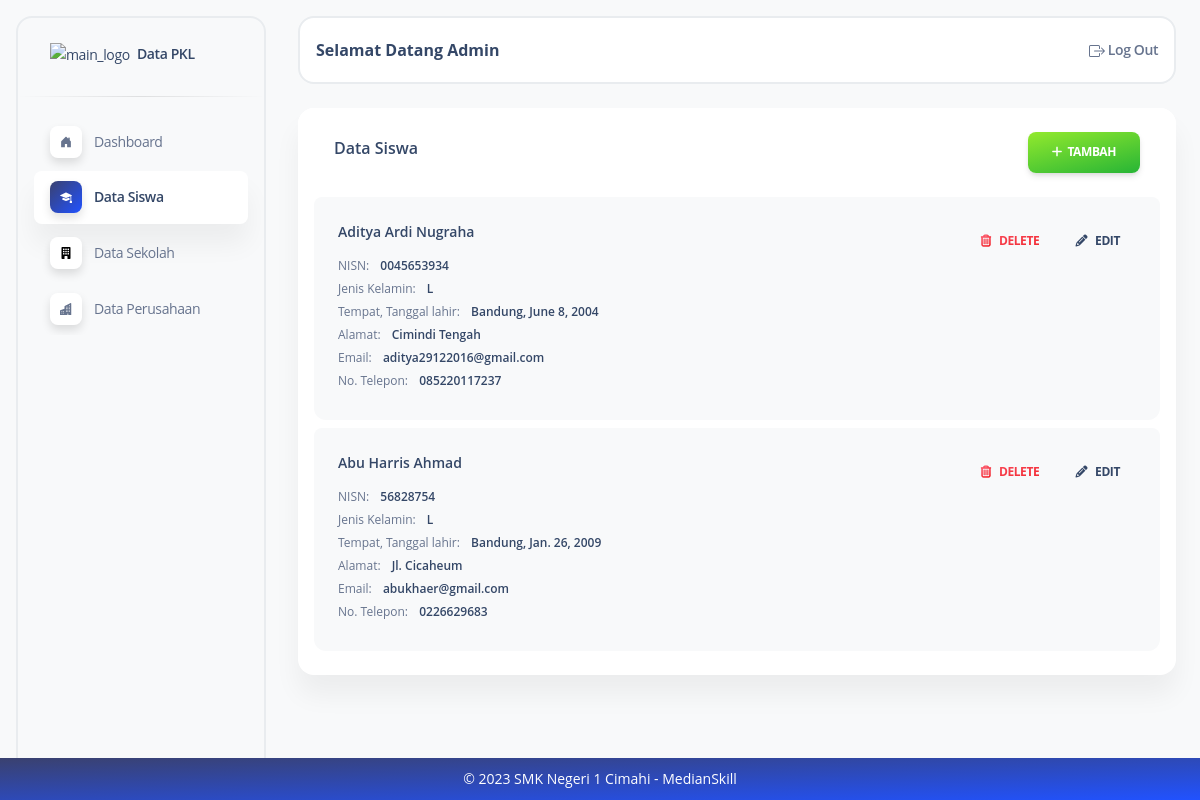
The page /siswa/ (signed in) on the database as committed earlier.
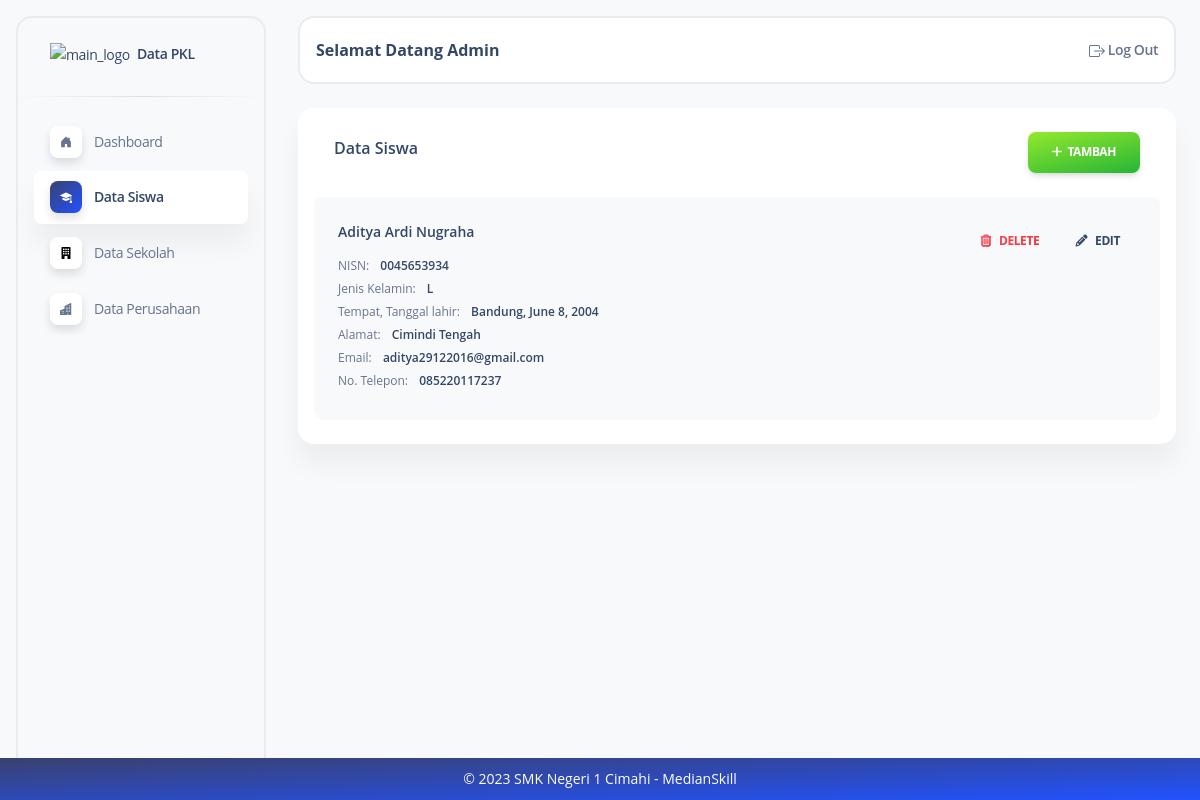
The same page on the database as committed later.
### datasiswa/models.py (models this page shows, shortened)
class Datasiswa(models.Model):
    nama = models.CharField(max_length=50)
    email = models.EmailField(max_length=100, blank=True, null=True)
    hp = models.CharField(max_length=13, blank=True, null=True)
    alamat = models.TextField(blank=True, null=True)
    jenis_kelamin = models.CharField(
        max_length=1,
        choices=JenisKelamin.choices,
    )
    tempat_lahir = models.CharField(max_length=100)
    tanggal_lahir = models.DateField()
    nisn = models.CharField(max_length=20)
    created_at = models.DateTimeField(auto_now_add=True)
    updated_at = models.DateTimeField(auto_now=True)
    class Meta:
        db_table = "siswa"
        ordering = ["-id"]
        verbose_name_plural = "Siswa"

### datasiswa/views.py (the view)
# urls.py: path("siswa/", list_siswa),
@login_required
def list_siswa(request):
    list = Datasiswa.objects.all()
    return render(request, 'siswa/list_siswa.html', {'list': list})

### templates/siswa/list_siswa.html
{% extends "index.html" %}
{% block content %}
<div class="flex flex-wrap -mx-3">
  <div class="flex-none w-full max-w-full px-3">
    <div class="relative flex flex-col min-w-0 mb-6 break-words bg-white border-0 border-transparent border-solid shadow-soft-xl rounded-2xl bg-clip-border">
      <div class="flex p-6 pb-0 mb-0 bg-white border-b-0 border-b-solid rounded-t-2xl border-b-transparent">
        <div class="flex items-center flex-none w-1/2 max-w-full px-3">
          <h6 class="flex-auto">Data Siswa</h6>
        </div>
        <div class="flex-none w-1/2 max-w-full px-3 text-right">
          <a class="inline-block px-6 py-3 font-bold text-center text-white uppercase align-middle transition-all bg-transparent rounded-lg cursor-pointer leading-pro text-xs ease-soft-in shadow-soft-md bg-150 bg-gradient-to-tl from-green-600 to-lime-400 hover:shadow-soft-xs active:opacity-85 hover:scale-102 tracking-tight-soft bg-x-25" href="create-siswa"> <i class="fas fa-plus"> </i>&nbsp;&nbsp;Tambah</a>
        </div>
      </div>
      <div class="flex-auto p-4 pt-6">
        <ul class="flex flex-col pl-0 mb-0 rounded-lg">
          {% for siswa in list %}
          <li class="relative flex p-6 mb-2 border-0 rounded-t-inherit rounded-xl bg-gray-50">
            <div class="flex flex-col">
              <h6 class="mb-4 leading-normal text-sm">{{ siswa.nama }}</h6>
              <span class="mb-2 leading-tight text-xs">NISN: <span class="font-semibold text-slate-700 sm:ml-2">{{ siswa.nisn }}</span></span>
              <span class="mb-2 leading-tight text-xs">Jenis Kelamin: <span class="font-semibold text-slate-700 sm:ml-2">{{ siswa.jenis_kelamin }}</span></span>
              <span class="mb-2 leading-tight text-xs">Tempat, Tanggal lahir: <span class="font-semibold text-slate-700 sm:ml-2">{{ siswa.tempat_lahir }}, {{ siswa.tanggal_lahir }}</span></span>
              <span class="mb-2 leading-tight text-xs">Alamat: <span class="font-semibold text-slate-700 sm:ml-2">{{ siswa.alamat }}</span></span>
              <span class="mb-2 leading-tight text-xs">Email: <span class="font-semibold text-slate-700 sm:ml-2">{{ siswa.email }}</span></span>
              <span class="mb-2 leading-tight text-xs">No. Telepon: <span class="font-semibold text-slate-700 sm:ml-2">{{ siswa.hp }}</span></span>
            </div>
            <div class="ml-auto text-right">
              <a class="relative z-10 inline-block px-4 py-3 mb-0 font-bold text-center text-transparent uppercase align-middle transition-all border-0 rounded-lg shadow-none cursor-pointer leading-pro text-xs ease-soft-in bg-150 bg-gradient-to-tl from-red-600 to-rose-400 hover:scale-102 active:opacity-85 bg-x-25 bg-clip-text" href="{% url '/siswa/delete' siswa.id %}" onclick="return confirm('Yakin ingin menghapus {{ siswa.nama }}?')"><i class="mr-2 far fa-trash-alt bg-150 bg-gradient-to-tl from-red-600 to-rose-400 bg-x-25 bg-clip-text"></i>Delete</a>
              <a class="inline-block px-4 py-3 mb-0 font-bold text-center uppercase align-middle transition-all bg-transparent border-0 rounded-lg shadow-none cursor-pointer leading-pro text-xs ease-soft-in bg-150 hover:scale-102 active:opacity-85 bg-x-25 text-slate-700" href="{% url '/siswa/edit' siswa.id %}"><i class="mr-2 fas fa-pencil-alt text-slate-700" aria-hidden="true"></i>Edit</a>
            </div>
          </li>
          {% endfor %}
        </ul>
      </div>
    </div>
  </div>
</div>
{% endblock %}

Rows that differ between the two databases and show on the page:
removed Datasiswa: nama "Abu Harris Ahmad", nisn "56828754", jenis_kelamin "L", tempat_lahir "Bandung", tanggal_lahir "Jan. 26, 2009", alamat "Jl. Cicaheum", email "abukhaer@gmail.com", hp "0226629683"
